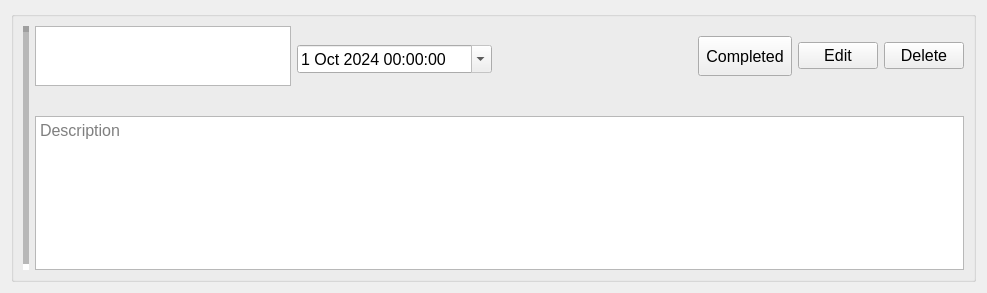
<?xml version="1.0" encoding="UTF-8"?>
<ui version="4.0">
 <class>Form</class>
 <widget class="QWidget" name="Form">
  <property name="geometry">
   <rect>
    <x>0</x>
    <y>0</y>
    <width>987</width>
    <height>293</height>
   </rect>
  </property>
  <property name="windowTitle">
   <string>Form</string>
  </property>
  <property name="layoutDirection">
   <enum>Qt::LeftToRight</enum>
  </property>
  <layout class="QHBoxLayout" name="horizontalLayout">
   <item>
    <widget class="QGroupBox" name="taskGroupBox">
     <property name="sizePolicy">
      <sizepolicy hsizetype="Expanding" vsizetype="Expanding">
       <horstretch>0</horstretch>
       <verstretch>0</verstretch>
      </sizepolicy>
     </property>
     <property name="maximumSize">
      <size>
       <width>16777215</width>
       <height>380</height>
      </size>
     </property>
     <property name="font">
      <font>
       <pointsize>12</pointsize>
      </font>
     </property>
     <property name="title">
      <string/>
     </property>
     <layout class="QGridLayout" name="gridLayout">
      <item row="0" column="4">
       <layout class="QHBoxLayout" name="horizontalLayout_2">
        <item>
         <widget class="QToolButton" name="taskCompletetoolButton">
          <property name="maximumSize">
           <size>
            <width>150</width>
            <height>40</height>
           </size>
          </property>
          <property name="cursor">
           <cursorShape>PointingHandCursor</cursorShape>
          </property>
          <property name="text">
           <string>Completed</string>
          </property>
         </widget>
        </item>
        <item>
         <widget class="QPushButton" name="taskEditPushButton">
          <property name="maximumSize">
           <size>
            <width>100</width>
            <height>16777215</height>
           </size>
          </property>
          <property name="cursor">
           <cursorShape>PointingHandCursor</cursorShape>
          </property>
          <property name="text">
           <string>Edit</string>
          </property>
         </widget>
        </item>
        <item>
         <widget class="QPushButton" name="taskDeletePushButton">
          <property name="maximumSize">
           <size>
            <width>100</width>
            <height>16777215</height>
           </size>
          </property>
          <property name="cursor">
           <cursorShape>PointingHandCursor</cursorShape>
          </property>
          <property name="text">
           <string>Delete</string>
          </property>
         </widget>
        </item>
       </layout>
      </item>
      <item row="0" column="1">
       <layout class="QHBoxLayout" name="taskQHBoxLayout">
        <item>
         <widget class="QPlainTextEdit" name="taskTitlePlainTextEdit">
          <property name="sizePolicy">
           <sizepolicy hsizetype="Fixed" vsizetype="Minimum">
            <horstretch>0</horstretch>
            <verstretch>0</verstretch>
           </sizepolicy>
          </property>
          <property name="maximumSize">
           <size>
            <width>16777215</width>
            <height>60</height>
           </size>
          </property>
          <property name="font">
           <font>
            <pointsize>12</pointsize>
           </font>
          </property>
          <property name="cursor" stdset="0">
           <cursorShape>IBeamCursor</cursorShape>
          </property>
          <property name="lineWidth">
           <number>1</number>
          </property>
          <property name="sizeAdjustPolicy">
           <enum>QAbstractScrollArea::AdjustIgnored</enum>
          </property>
          <property name="readOnly">
           <bool>true</bool>
          </property>
          <property name="plainText">
           <string/>
          </property>
          <property name="cursorWidth">
           <number>1</number>
          </property>
          <property name="placeholderText">
           <string>Title</string>
          </property>
         </widget>
        </item>
       </layout>
      </item>
      <item row="5" column="1" colspan="4">
       <widget class="QPlainTextEdit" name="taskDescPlainTextEdit">
        <property name="maximumSize">
         <size>
          <width>16777215</width>
          <height>300</height>
         </size>
        </property>
        <property name="font">
         <font>
          <pointsize>12</pointsize>
         </font>
        </property>
        <property name="cursor" stdset="0">
         <cursorShape>IBeamCursor</cursorShape>
        </property>
        <property name="lineWidth">
         <number>1</number>
        </property>
        <property name="sizeAdjustPolicy">
         <enum>QAbstractScrollArea::AdjustIgnored</enum>
        </property>
        <property name="readOnly">
         <bool>true</bool>
        </property>
        <property name="cursorWidth">
         <number>1</number>
        </property>
        <property name="placeholderText">
         <string>Description</string>
        </property>
       </widget>
      </item>
      <item row="0" column="0" rowspan="6">
       <widget class="Line" name="taskPriorityLine">
        <property name="minimumSize">
         <size>
          <width>6</width>
          <height>0</height>
         </size>
        </property>
        <property name="maximumSize">
         <size>
          <width>16777215</width>
          <height>16777215</height>
         </size>
        </property>
        <property name="styleSheet">
         <string notr="true">/*color: #2e86c1;  */       /* Line color */
/*width: 6px;         */   /* Line width */
/*border: 6px solid #2e86c1;*/</string>
        </property>
        <property name="lineWidth">
         <number>6</number>
        </property>
        <property name="midLineWidth">
         <number>6</number>
        </property>
        <property name="orientation">
         <enum>Qt::Vertical</enum>
        </property>
       </widget>
      </item>
      <item row="0" column="2" rowspan="2">
       <widget class="QDateTimeEdit" name="taskDateTimeEdit">
        <property name="maximumSize">
         <size>
          <width>250</width>
          <height>16777215</height>
         </size>
        </property>
        <property name="cursor">
         <cursorShape>PointingHandCursor</cursorShape>
        </property>
        <property name="readOnly">
         <bool>true</bool>
        </property>
        <property name="dateTime">
         <datetime>
          <hour>0</hour>
          <minute>0</minute>
          <second>0</second>
          <year>2024</year>
          <month>10</month>
          <day>1</day>
         </datetime>
        </property>
        <property name="calendarPopup">
         <bool>true</bool>
        </property>
       </widget>
      </item>
     </layout>
    </widget>
   </item>
  </layout>
 </widget>
 <resources/>
 <connections/>
</ui>
